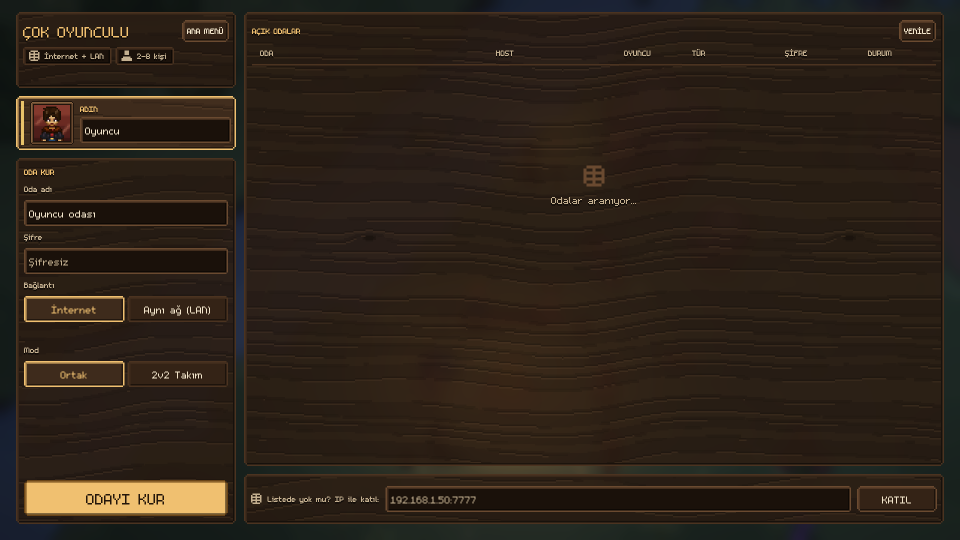
#> input picture tools/proto_20261116/panel_doku3/out/simdi_room_browser.png, 1920 x 1080 px (shown at 1/2 size); its folder holds 2 pictures in this run
$ python ozet.py
#> lines starting #> are read from the running program, lines starting #| are printed output that depends on the picture
# Özet: her varyantın oda listesi + karakter seçimi kırpıntısı 1:1, yan yana -> out/ozet.png (+ etiket). python ozet.py
import os
from PIL import Image, ImageDraw, ImageFont
HERE = os.path.dirname(os.path.abspath(__file__))
OUT = os.path.join(HERE, "out")
V = [("simdi", "ŞİMDİ (E Akan Damar)"), ("r1", "R1 Sade Damar"), ("r2", "R2 Kabartma Damar (önerim)"), ("r3", "R3 Ton Akışı"), ("r4", "R4 Kesik Lif")]
RB = (640, 330, 1240, 630)   # oda listesi paneli (doku geniş alanda)
CS = (500, 440, 1240, 700)   # karakter seçimi yetenek listesi (yazı üstünde doku)
try:
    font = ImageFont.truetype("arial.ttf", 22)
except OSError:
    font = ImageFont.load_default()
rw, rh = RB[2] - RB[0], RB[3] - RB[1]
cw, ch = CS[2] - CS[0], CS[3] - CS[1]
lab = 34
rowh = max(rh, ch) + lab + 10
sheet = Image.new("RGB", (rw + cw + 10, rowh * len(V)), (12, 9, 6))
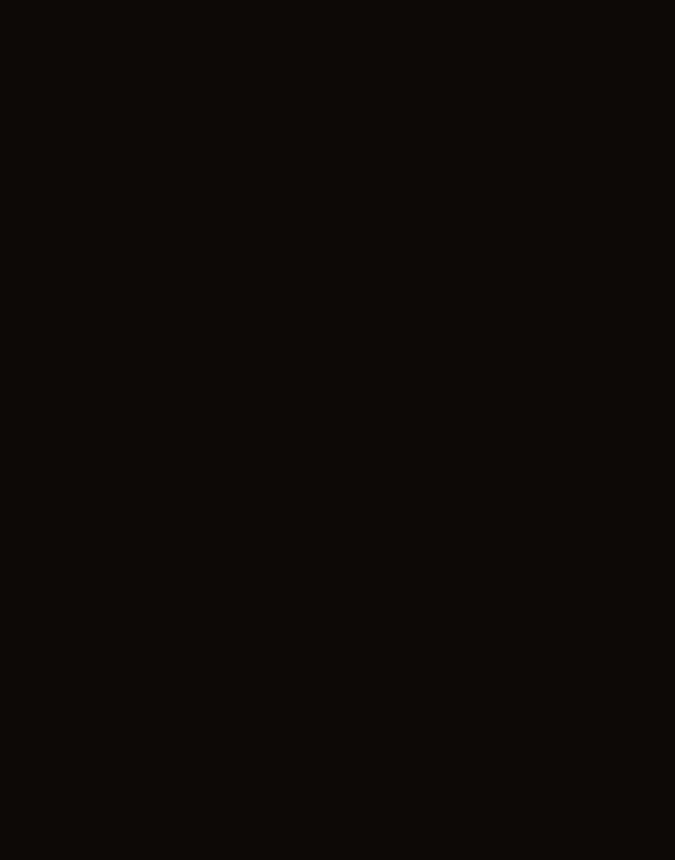
#> sheet: PIL image 1350x1720 RGB (shown at 1/2 size); mean R, G, B 12, 9, 6
d = ImageDraw.Draw(sheet)
for i, (k, title) in enumerate(V):
    y0 = i * rowh
    d.text((6, y0 + 6), title, fill=(240, 192, 112), font=font)
    rb = Image.open(os.path.join(OUT, k + "_room_browser.png")).convert("RGB").crop(RB)
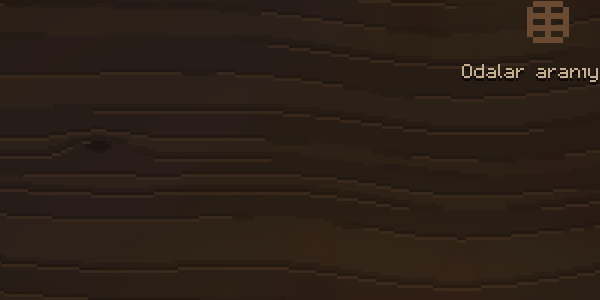
#> rb: PIL image 600x300 RGB; mean R, G, B 43.7, 31.8, 22.9
#> (the run stopped early here; a loop or call above may not have finished)
